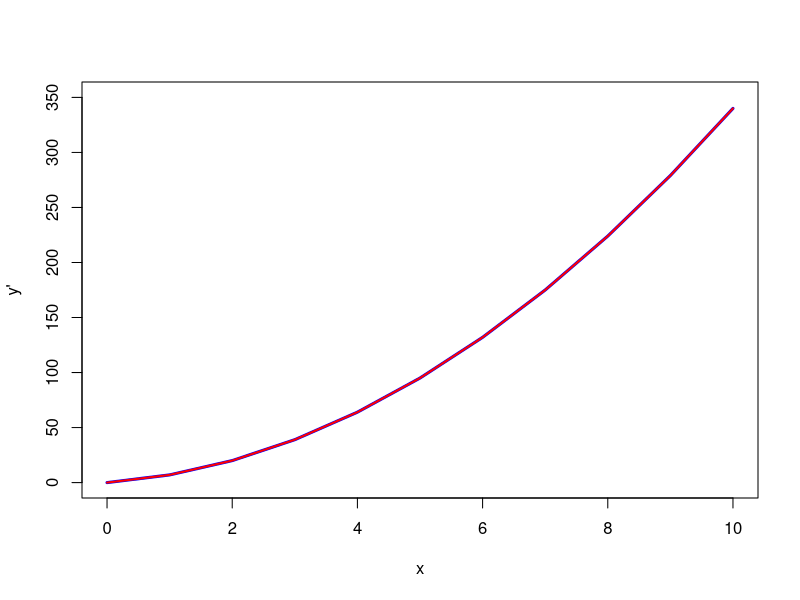
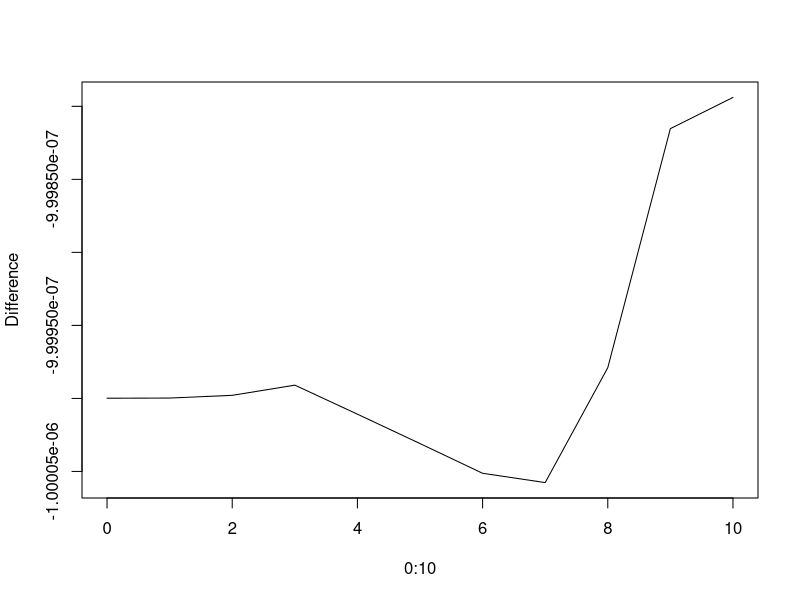
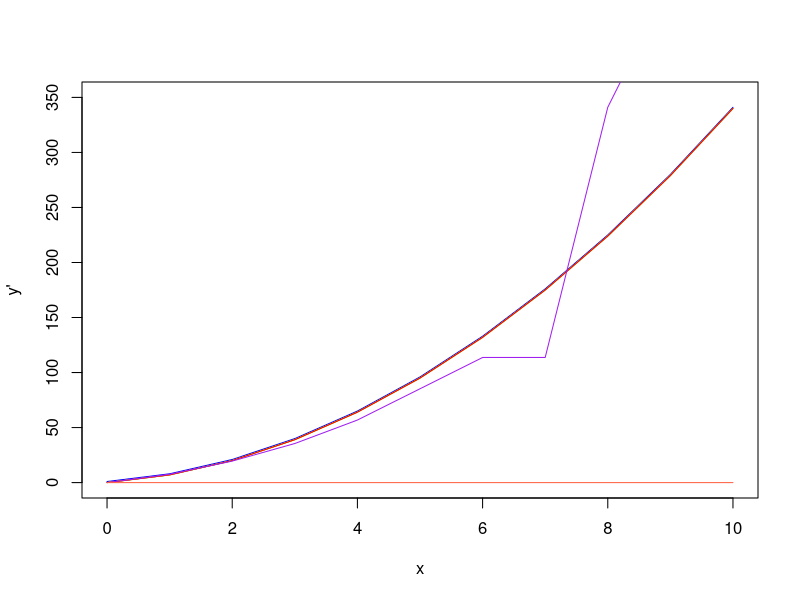
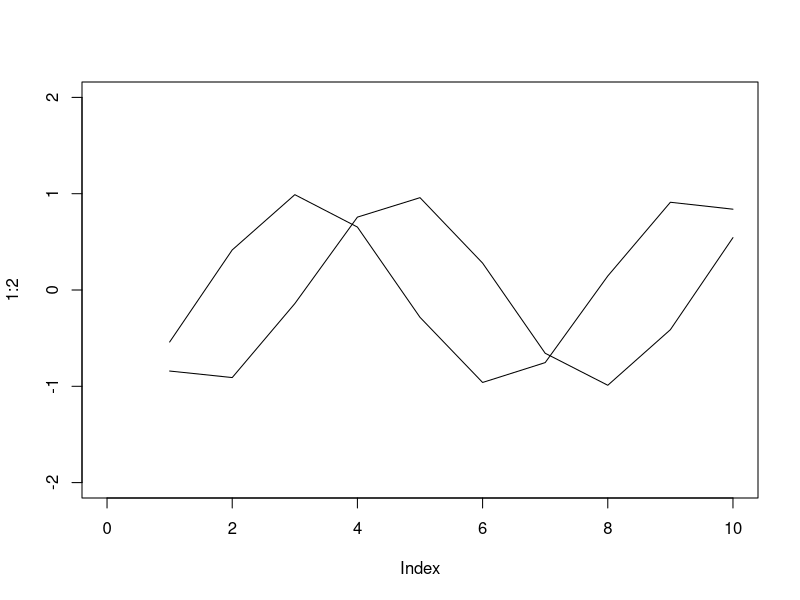

The R source for these figures, in order: (Note: this script raises an error after producing the figures.)
## ---- chunk 1
evalD<- function(f,x){
h<- 1e-03
return((f(x+h) -f(x-h))/(2*h))
}
## ---- chunk 2
fprime<- evalD(function(x) {x^3 + 2*x^2 +3},0:10)
## ---- chunk 3
Df<-function(x){
return(3*x^2 + 4*x)
}
## ---- chunk 4
plot(1:2, ylim =c(0,350), xlim=c(0,10), xlab ="x", ylab = "y'", type="n")
lines(0:10,fprime,col="blue",lwd=3)
lines(0:10,Df(0:10),col="red",lwd=2)
## ---- chunk 5
Difference<-Df(0:10)-fprime
return(Difference)

plot(y=Difference, x=0:10,type="l") #The difference between the symbolic and finite-difference derviative is neglible, so it is a good approximation.

## ---- chunk 6
evalDh<- function(f,x,h){ #Adjusting EvalD to take h has an argument
return((f(x+h) -f(x-h))/(2*h))
}
## ---- chunk 7
PlotDev<- function(){
plot(1:2, ylim =c(0,350), xlim=c(0,10), xlab ="x", ylab = "y'", type="n")
lines(0:10,evalDh(function(x) {x^3 + 2*x^2 +3},0:10,1),col="blue")
lines(0:10,evalDh(function(x) {x^3 + 2*x^2 +3},0:10,0.1),col="green")
lines(0:10,evalDh(function(x) {x^3 + 2*x^2 +3},0:10,1e-5),col="orange")
lines(0:10,evalDh(function(x) {x^3 + 2*x^2 +3},0:10,1e-10),col="red")
lines(0:10,evalDh(function(x) {x^3 + 2*x^2 +3},0:10,1e-15),col="purple")
lines(0:10,evalDh(function(x) {x^3 + 2*x^2 +3},0:10,1e-20),col="tomato")
}
## ---- chunk 8
PlotDev()
## ---- chunk 9
Difference2<-function(){
   diff1<- Df(0:10) - evalDh(function(x) {x^3 + 2*x^2 +3},0:10,1)
   diff2<- Df(0:10) - evalDh(function(x) {x^3 + 2*x^2 +3},0:10,0.1)
   diff3<- Df(0:10) - evalDh(function(x) {x^3 + 2*x^2 +3},0:10,1e-5)
   diff4<- Df(0:10) - evalDh(function(x) {x^3 + 2*x^2 +3},0:10,1e-10)
   diff5<- Df(0:10) - evalDh(function(x) {x^3 + 2*x^2 +3},0:10,1e-15)
   diff6<- Df(0:10) - evalDh(function(x) {x^3 + 2*x^2 +3},0:10,1-20)
return(list(hEquals1=c(diff1),hEquals0.1=c(diff2),hEquals5=c(diff3),hEquals10=c(diff4),hEquals10=c(diff5),hequals20=c(diff6))) #1e-5 is the best
  }
## ---- chunk 10
myD <- function(f) {
    return(function(x) evalD(f, x))
}
## ---- chunk 11
FirstDev <- myD(sin)
FirstDev(3.14/2) 

#Since this returns a value(which is equal to sin(3.14/2)), myD(sin) returns a function.

#myD "remembers" f only when the function has been assigned to a variable and then that variable will act as a function. 

#In the myD function we told the computer to return a function of x. The function, evalD(f,x), will then only accept a single numerical argument,x, and return the derivative at the point in the function,f.

## ---- chunk 12
SecDev<- myD(myD(sin))
SecDev(3.14/2) #This should be approximately equal to -1.

ThirdDev<- myD(myD(myD(sin)))
ThirdDev(3.14/2) #This should be approximately 0, but approaches 0 from a negative value.

plot(1:2,xlim=c(0,10), ylim=c(-2,2), type='n')
lines(1:10,SecDev(1:10))
lines(1:10,ThirdDev(1:10))
## ---- chunk 13
dddf<- D(sin(x) ~ x & x & x)
plot(1:2,xlim=c(0,10), ylim=c(-2,2), type='n')
lines(1:10, dddf(1:10))
## ---- chunk 14
myD2<-function(f){
     h<- 1e-5
     return(function(x) {((f(x+h)-2*f(x)+f(x-h))/h^2)})
}
## ---- chunk 15
SinD2<- myD2(sin)
SinD2(1.57)
